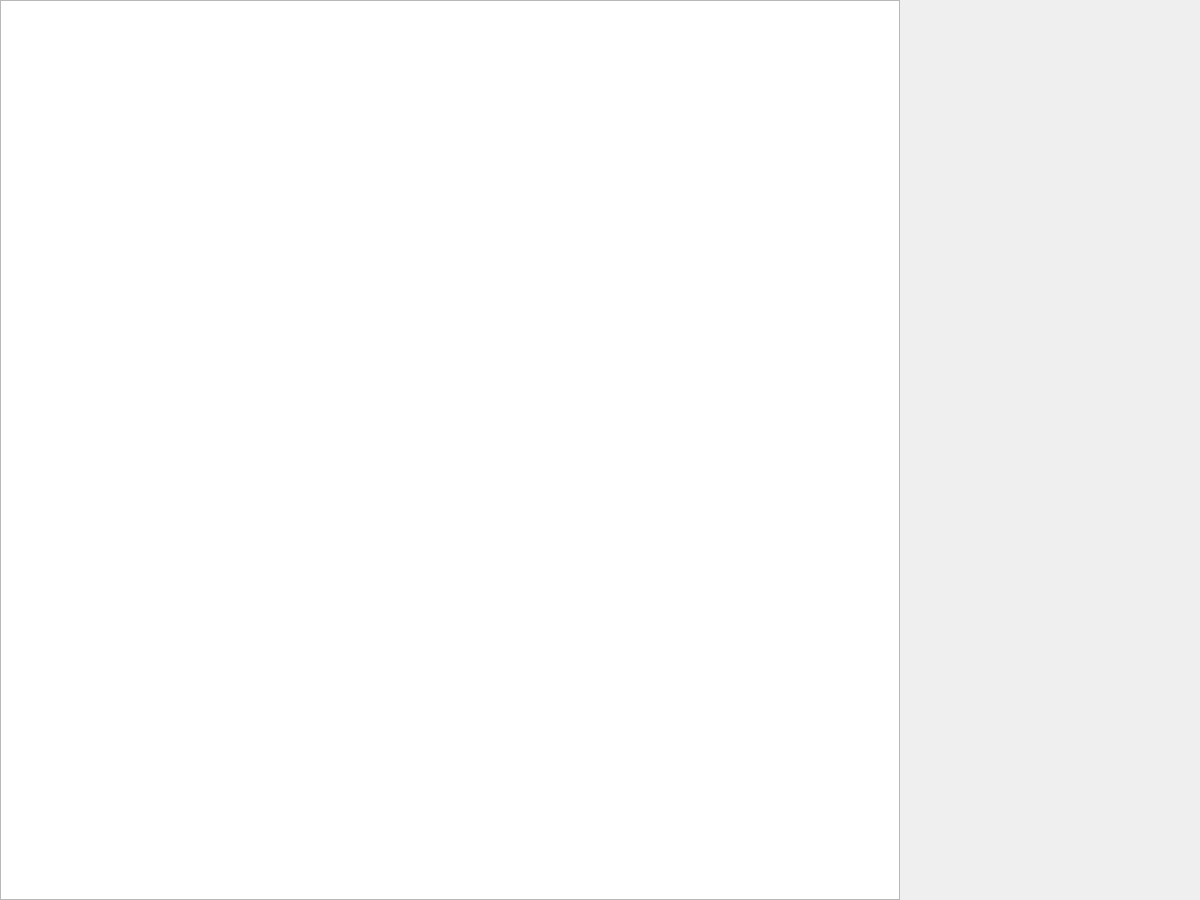
<?xml version="1.0" encoding="UTF-8"?>
<ui version="4.0">
 <class>MainWindow</class>
 <widget class="QMainWindow" name="MainWindow">
  <property name="geometry">
   <rect>
    <x>0</x>
    <y>0</y>
    <width>1200</width>
    <height>900</height>
   </rect>
  </property>
  <property name="windowTitle">
   <string>MainWindow</string>
  </property>
  <widget class="QWidget" name="centralWidget">
   <widget class="QGraphicsView" name="graphicsView">
    <property name="geometry">
     <rect>
      <x>0</x>
      <y>0</y>
      <width>900</width>
      <height>900</height>
     </rect>
    </property>
   </widget>
  </widget>
 </widget>
 <layoutdefault spacing="6" margin="11"/>
 <resources/>
 <connections/>
</ui>
